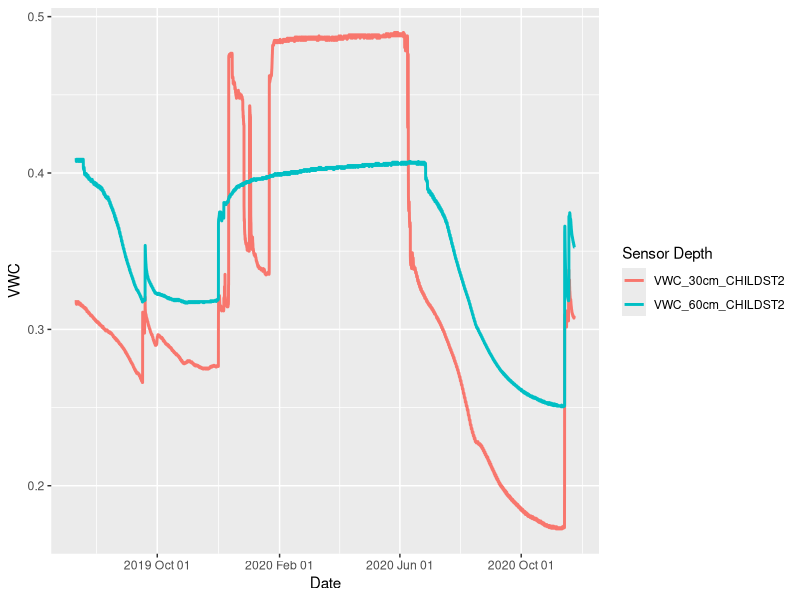
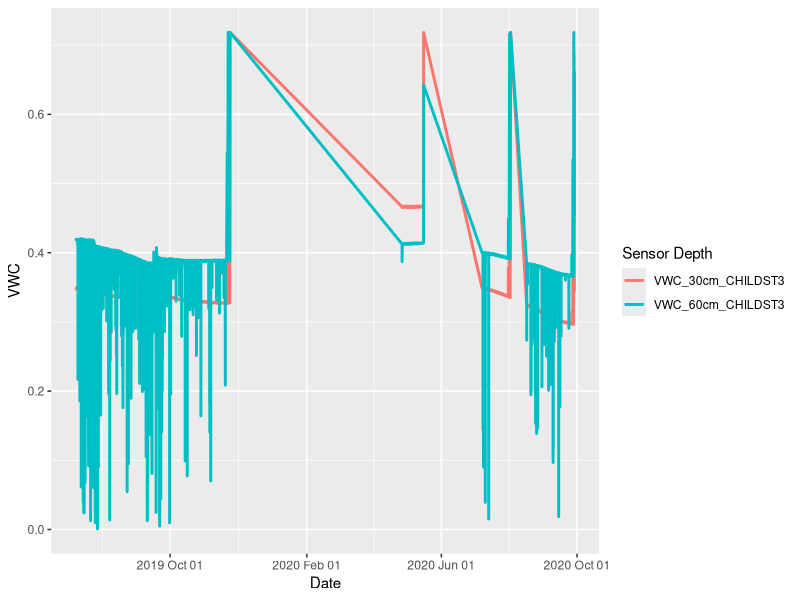

Here is the R script that generated these plots, in order:
## ---- chunk 1
knitr::opts_chunk$set(echo = TRUE)
## ---- chunk 2
library(tidyverse)
## ---- chunk 3

Childs_SM_Nov2020 <- readr::read_csv("Childs_SM_Nov2020/compiled_Childs_Nov2020.csv", 
                                 col_types = cols(Date = col_character(), .default = col_double())) %>% 
  dplyr::mutate(Date = as.POSIXct(Date, tz = "UTC"))

# filter out bad data, same technique for what was compiled into weekly averages
Childs_SM_good_data_Nov2020 <- Childs_SM_Nov2020 %>%
  dplyr::mutate(dplyr::across(starts_with("VWC"), ~ case_when(
    . <= 0 | . > 1 ~ NA_real_,
    TRUE ~ .
  )))

## ---- chunk 4

# data for plotting
CHILDST2 <- Childs_SM_good_data_Nov2020 %>% 
  dplyr::select(Date, ends_with("CHILDST2")) %>% 
  # oldest data in this comp is 2019-07-11 11:00:00
  dplyr::filter(Date >= as.POSIXct("2019-07-11 11:00:00", tz = "UTC")) %>%
  tidyr::pivot_longer(cols = ends_with("CHILDST2"), names_to = "Sensor Depth", values_to = "VWC")

# time series ggplot for CHILDST2
CHILDST2_timeseries <- CHILDST2 %>%
  mutate(`Sensor Depth` = as.factor(`Sensor Depth`)) %>%
  dplyr::filter(Date >= as.POSIXct("2019-07-11 11:00:00", tz = "UTC") & Date <= as.POSIXct("2020-11-23 12:00:00", tz = "UTC")) %>% 
  # avoid problem of inconsistent time series
  filter(!is.na(VWC)) %>% 
  ggplot(aes(x = Date, y = VWC)) +
  geom_line(aes(color = `Sensor Depth`), size = 1) +
  scale_x_datetime(date_labels = "%Y %b %d", date_breaks = "4 months")

CHILDST2_timeseries

## ---- chunk 5

# data for plotting
CHILDST3 <- Childs_SM_good_data_Nov2020 %>% 
  dplyr::select(Date, ends_with("CHILDST3")) %>% 
  # oldest data in this comp is 2019-07-08 13:30:00
  dplyr::filter(Date >= as.POSIXct("2019-07-08 13:30:00", tz = "UTC")) %>%
  tidyr::pivot_longer(cols = ends_with("CHILDST3"), names_to = "Sensor Depth", values_to = "VWC")

# time series ggplot for CHILDST3
CHILDST3_timeseries <- CHILDST3 %>%
  mutate(`Sensor Depth` = as.factor(`Sensor Depth`)) %>%
  dplyr::filter(Date >= as.POSIXct("2019-07-08 13:30:00", tz = "UTC") & Date <= as.POSIXct("2020-11-23 12:00:00", tz = "UTC")) %>% 
  # avoid problem of inconsistent time series
  filter(!is.na(VWC)) %>% 
  ggplot(aes(x = Date, y = VWC)) +
  geom_line(aes(color = `Sensor Depth`), size = 1) +
  scale_x_datetime(date_labels = "%Y %b %d", date_breaks = "4 months")

CHILDST3_timeseries

